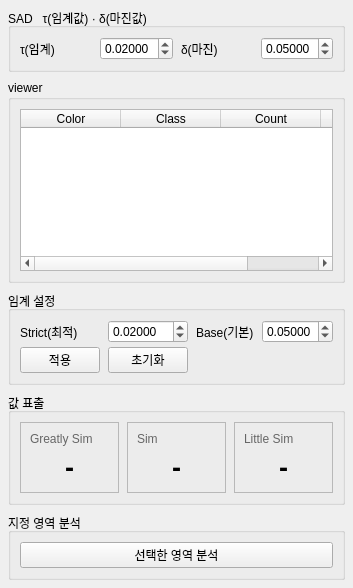
<?xml version="1.0" encoding="UTF-8"?>
<ui version="4.0">
 <class>LayerPropertiesDock</class>
 <widget class="QWidget" name="LayerPropertiesDock">
  <property name="geometry">
   <rect>
    <x>0</x>
    <y>0</y>
    <width>310</width>
    <height>588</height>
   </rect>
  </property>
  <property name="windowTitle">
   <string>Layer Properties</string>
  </property>
  <layout class="QVBoxLayout" name="vl_root">
   <property name="spacing">
    <number>8</number>
   </property>
   <property name="leftMargin">
    <number>8</number>
   </property>
   <property name="topMargin">
    <number>8</number>
   </property>
   <property name="rightMargin">
    <number>8</number>
   </property>
   <property name="bottomMargin">
    <number>8</number>
   </property>
   <item>
    <widget class="QGroupBox" name="grpMetric">
     <property name="title">
      <string>SAD   τ(임계값) · δ(마진값)</string>
     </property>
     <layout class="QGridLayout" name="gl_metric">
      <property name="horizontalSpacing">
       <number>8</number>
      </property>
      <property name="verticalSpacing">
       <number>4</number>
      </property>
      <item row="0" column="0">
       <widget class="QLabel" name="lblTau">
        <property name="text">
         <string>τ(임계)</string>
        </property>
       </widget>
      </item>
      <item row="0" column="1">
       <widget class="QDoubleSpinBox" name="tauSpinBox">
        <property name="decimals">
         <number>5</number>
        </property>
        <property name="maximum">
         <double>3.141590000000000</double>
        </property>
        <property name="singleStep">
         <double>0.001000000000000</double>
        </property>
        <property name="value">
         <double>0.020000000000000</double>
        </property>
       </widget>
      </item>
      <item row="0" column="2">
       <widget class="QLabel" name="lblDelta">
        <property name="text">
         <string>δ(마진)</string>
        </property>
       </widget>
      </item>
      <item row="0" column="3">
       <widget class="QDoubleSpinBox" name="deltaSpinBox">
        <property name="decimals">
         <number>5</number>
        </property>
        <property name="maximum">
         <double>3.141590000000000</double>
        </property>
        <property name="singleStep">
         <double>0.001000000000000</double>
        </property>
        <property name="value">
         <double>0.050000000000000</double>
        </property>
       </widget>
      </item>
     </layout>
    </widget>
   </item>
   <item>
    <widget class="QGroupBox" name="grpViewer">
     <property name="title">
      <string>viewer</string>
     </property>
     <layout class="QVBoxLayout" name="vl_viewer">
      <item>
       <widget class="QTableWidget" name="tableViewer">
        <property name="editTriggers">
         <set>QAbstractItemView::NoEditTriggers</set>
        </property>
        <property name="alternatingRowColors">
         <bool>true</bool>
        </property>
        <property name="selectionMode">
         <enum>QAbstractItemView::SingleSelection</enum>
        </property>
        <property name="selectionBehavior">
         <enum>QAbstractItemView::SelectRows</enum>
        </property>
        <property name="rowCount">
         <number>0</number>
        </property>
        <property name="columnCount">
         <number>4</number>
        </property>
        <attribute name="horizontalHeaderStretchLastSection">
         <bool>true</bool>
        </attribute>
        <column>
         <property name="text">
          <string>Color</string>
         </property>
        </column>
        <column>
         <property name="text">
          <string>Class</string>
         </property>
        </column>
        <column>
         <property name="text">
          <string>Count</string>
         </property>
        </column>
        <column>
         <property name="text">
          <string>Detail</string>
         </property>
        </column>
       </widget>
      </item>
     </layout>
    </widget>
   </item>
   <item>
    <widget class="QGroupBox" name="grpThresholds">
     <property name="title">
      <string>임계 설정</string>
     </property>
     <layout class="QGridLayout" name="gl_thr">
      <property name="horizontalSpacing">
       <number>8</number>
      </property>
      <property name="verticalSpacing">
       <number>4</number>
      </property>
      <item row="0" column="0">
       <widget class="QLabel" name="lblStrict">
        <property name="text">
         <string>Strict(최적)</string>
        </property>
       </widget>
      </item>
      <item row="0" column="1">
       <widget class="QDoubleSpinBox" name="strictSpinBox">
        <property name="decimals">
         <number>5</number>
        </property>
        <property name="maximum">
         <double>3.141590000000000</double>
        </property>
        <property name="singleStep">
         <double>0.001000000000000</double>
        </property>
        <property name="value">
         <double>0.020000000000000</double>
        </property>
       </widget>
      </item>
      <item row="0" column="2">
       <widget class="QLabel" name="lblBase">
        <property name="text">
         <string>Base(기본)</string>
        </property>
       </widget>
      </item>
      <item row="0" column="3">
       <widget class="QDoubleSpinBox" name="baseSpinBox">
        <property name="decimals">
         <number>5</number>
        </property>
        <property name="maximum">
         <double>3.141590000000000</double>
        </property>
        <property name="singleStep">
         <double>0.001000000000000</double>
        </property>
        <property name="value">
         <double>0.050000000000000</double>
        </property>
       </widget>
      </item>
      <item row="1" column="0">
       <widget class="QPushButton" name="btnApplyThresholds">
        <property name="text">
         <string>적용</string>
        </property>
       </widget>
      </item>
      <item row="1" column="1">
       <widget class="QPushButton" name="btnResetOpacity">
        <property name="text">
         <string>초기화</string>
        </property>
       </widget>
      </item>
     </layout>
    </widget>
   </item>
   <item>
    <widget class="QGroupBox" name="grpValues">
     <property name="title">
      <string>값 표출</string>
     </property>
     <layout class="QHBoxLayout" name="hl_values">
      <property name="spacing">
       <number>8</number>
      </property>
      <item>
       <widget class="QFrame" name="cardGreat">
        <property name="styleSheet">
         <string notr="true">QLabel#valGreat{font-size:20pt;font-weight:600;} QLabel#capGreat{color:#666;}</string>
        </property>
        <property name="frameShape">
         <enum>QFrame::StyledPanel</enum>
        </property>
        <layout class="QVBoxLayout" name="vl_cardGreat">
         <item>
          <widget class="QLabel" name="capGreat">
           <property name="text">
            <string>Greatly Sim</string>
           </property>
          </widget>
         </item>
         <item>
          <widget class="QLabel" name="valGreat">
           <property name="text">
            <string>-</string>
           </property>
           <property name="alignment">
            <set>Qt::AlignCenter</set>
           </property>
          </widget>
         </item>
        </layout>
       </widget>
      </item>
      <item>
       <widget class="QFrame" name="cardMid">
        <property name="styleSheet">
         <string notr="true">QLabel#valMid{font-size:20pt;font-weight:600;} QLabel#capMid{color:#666;}</string>
        </property>
        <property name="frameShape">
         <enum>QFrame::StyledPanel</enum>
        </property>
        <layout class="QVBoxLayout" name="vl_cardMid">
         <item>
          <widget class="QLabel" name="capMid">
           <property name="text">
            <string>Sim</string>
           </property>
          </widget>
         </item>
         <item>
          <widget class="QLabel" name="valMid">
           <property name="text">
            <string>-</string>
           </property>
           <property name="alignment">
            <set>Qt::AlignCenter</set>
           </property>
          </widget>
         </item>
        </layout>
       </widget>
      </item>
      <item>
       <widget class="QFrame" name="cardLittle">
        <property name="styleSheet">
         <string notr="true">QLabel#valLittle{font-size:20pt;font-weight:600;} QLabel#capLittle{color:#666;}</string>
        </property>
        <property name="frameShape">
         <enum>QFrame::StyledPanel</enum>
        </property>
        <layout class="QVBoxLayout" name="vl_cardLittle">
         <item>
          <widget class="QLabel" name="capLittle">
           <property name="text">
            <string>Little Sim</string>
           </property>
          </widget>
         </item>
         <item>
          <widget class="QLabel" name="valLittle">
           <property name="text">
            <string>-</string>
           </property>
           <property name="alignment">
            <set>Qt::AlignCenter</set>
           </property>
          </widget>
         </item>
        </layout>
       </widget>
      </item>
     </layout>
    </widget>
   </item>
   <item>
    <widget class="QGroupBox" name="grpAnalysis">
     <property name="title">
      <string>지정 영역 분석</string>
     </property>
     <layout class="QVBoxLayout" name="vl_analysis">
      <item>
       <widget class="QPushButton" name="btnViewAnalysisDetails">
        <property name="text">
         <string>선택한 영역 분석</string>
        </property>
       </widget>
      </item>
     </layout>
    </widget>
   </item>
  </layout>
 </widget>
 <resources/>
 <connections/>
</ui>
